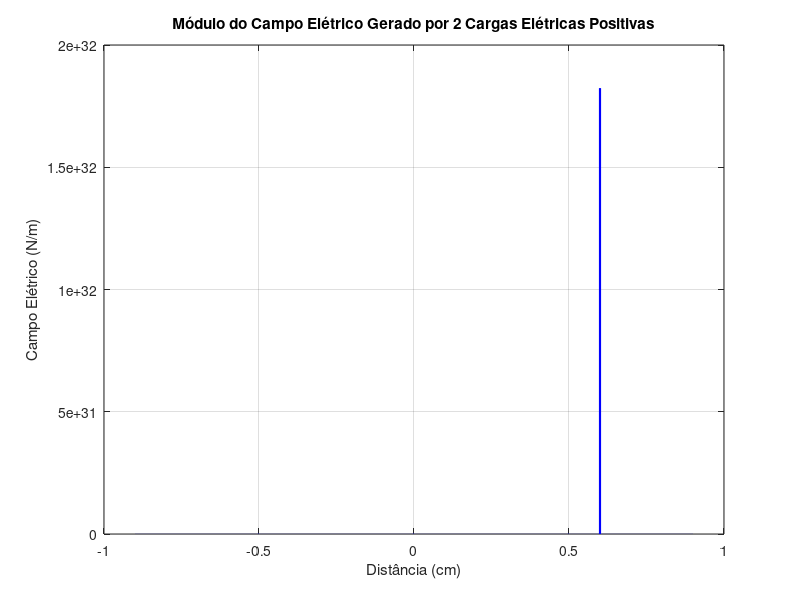

Write MATLAB code to recreate this figure.
%Laboratorio de Eletromagnetismo - Eng. Eletrica
%Pratica 01 - Lei de Coulomb e Campos Eletricos
%29/10/2021
%Gabriel Arantes e Larissa Braga
%Questão 2 - 2 Cargas Positivas

clc;
clear all;
close all;
format long e; %Definicao do tipo de variavel usada

%%
%Definicao das constantes

q1 = 1e-9; %Carga 1
q2 = 1e-9; %Carga 2

posx1 = 60e-2; posy1 = 0; %Localizacao da Carga 1 no eixo x e y
posx2 = -60e-2; posy2 = 0; %Localizacao da Carga 2 no eixo x e y

e0 = 8.854e-12; %Permissividade eletrica no vacuo
k = 1/(4*pi*e0); %Constante Lei de Coulomb

dominio1 = -90e-2; %Limite inferior do dominio a ser analisado
dominio2 = 90e-2; %Limite superior do dominio a ser analisado

%%
%%Item a - Vetor intensidade do campo eletrico no eixo x
x = dominio1:0.001e-2:dominio2; %Vetor com pontos do dominio para tracar o grafico

%Calculo do denominador da lei de Coulomb para as duas cargas do dipolo
d1x = (sqrt((x-posx1).^2)).^3; 
d2x = (sqrt((x-posx2).^2)).^3;

E1x = ((k*q1)*(x-posx1))./(d1x);
E2x = ((k*q2)*(x-posx2))./(d2x);

E = E1x+E2x;

figure(1)
plot(x,abs(E), '-b', 'linewidth', 1.5),grid;
title("Módulo do Campo Elétrico Gerado por 2 Cargas Elétricas Positivas");
xlabel("Distância (cm)");
ylabel("Campo Elétrico (N/m)");